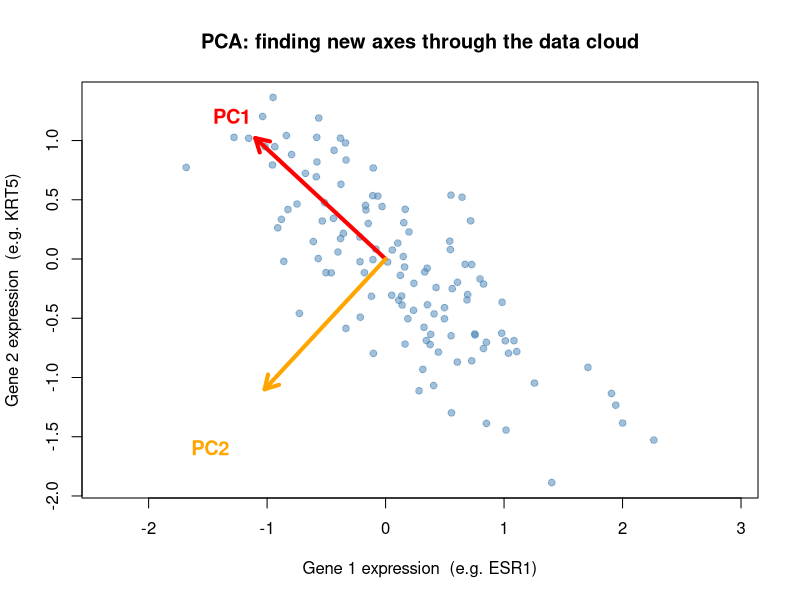
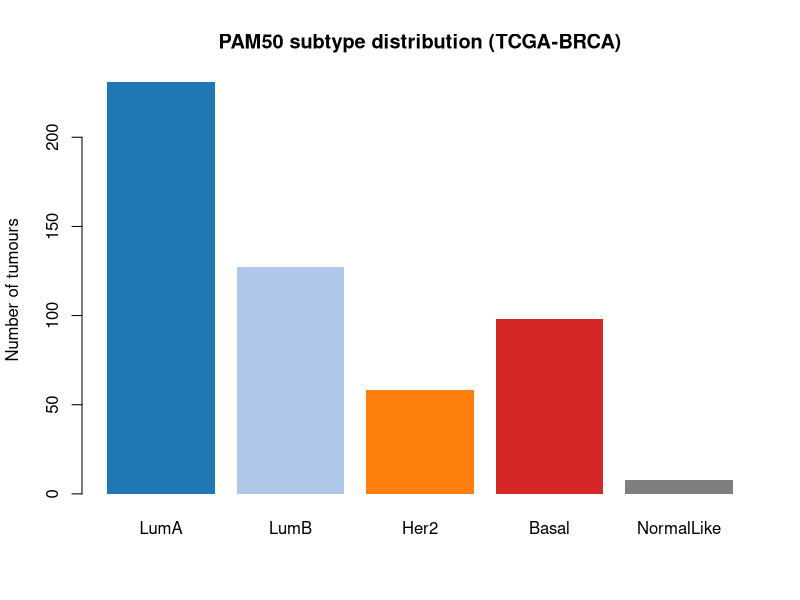
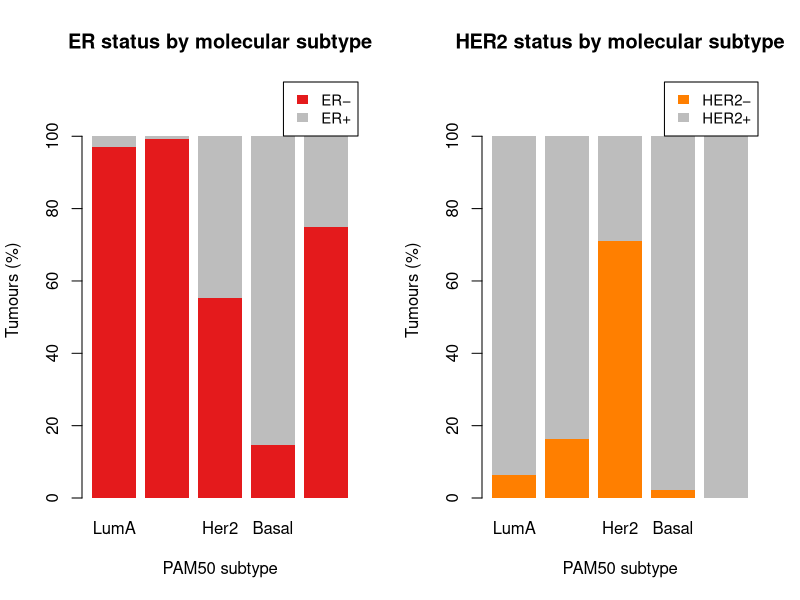
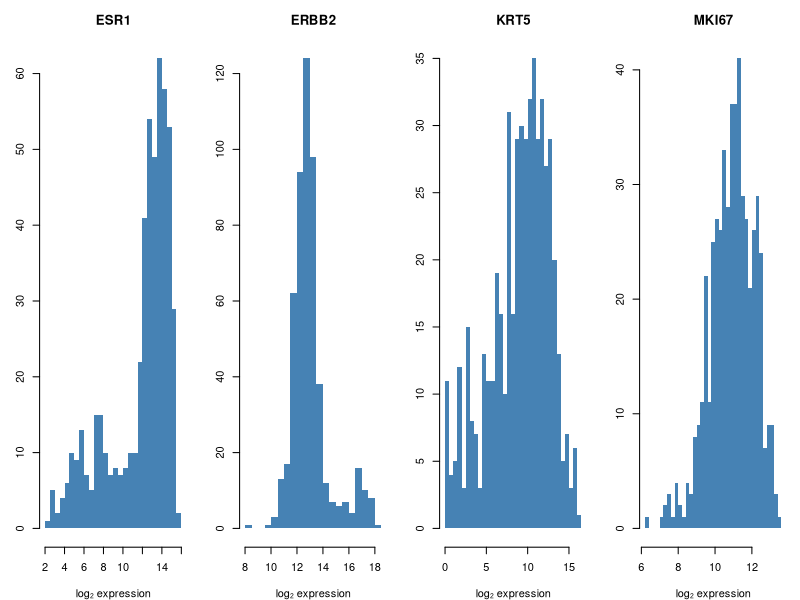
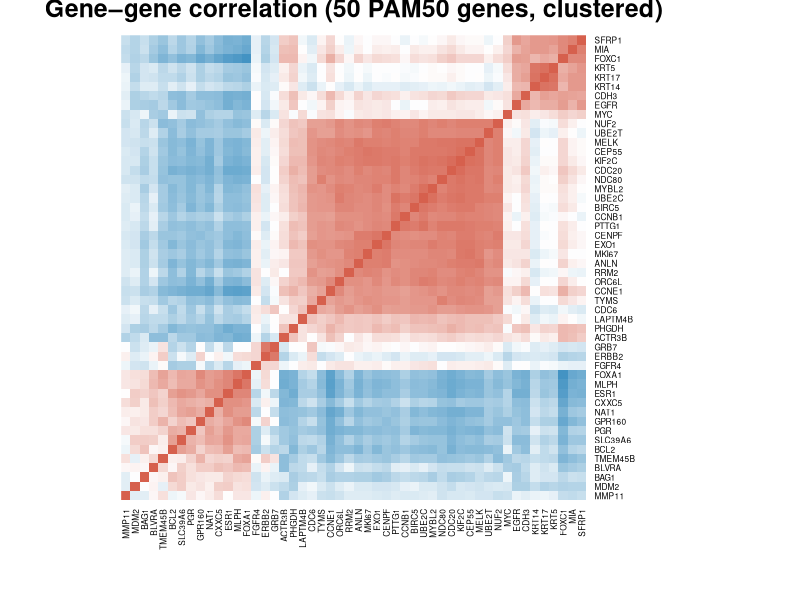
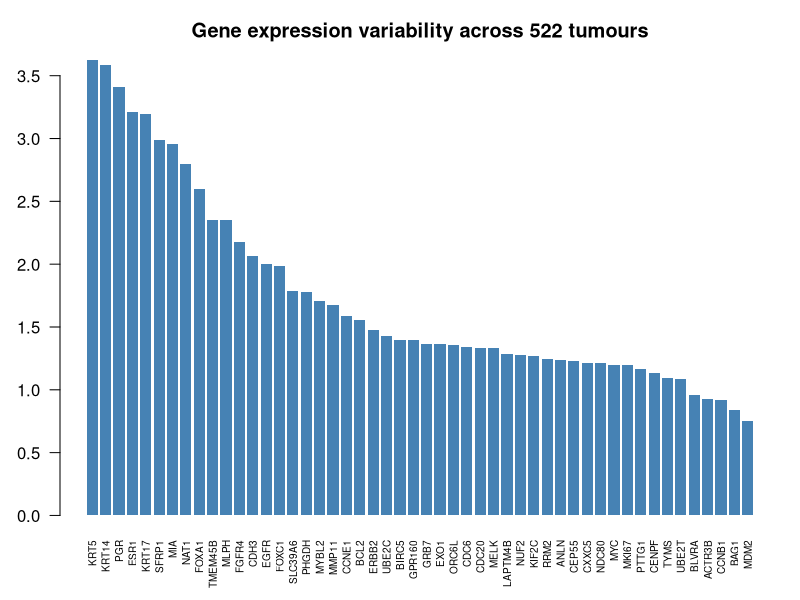
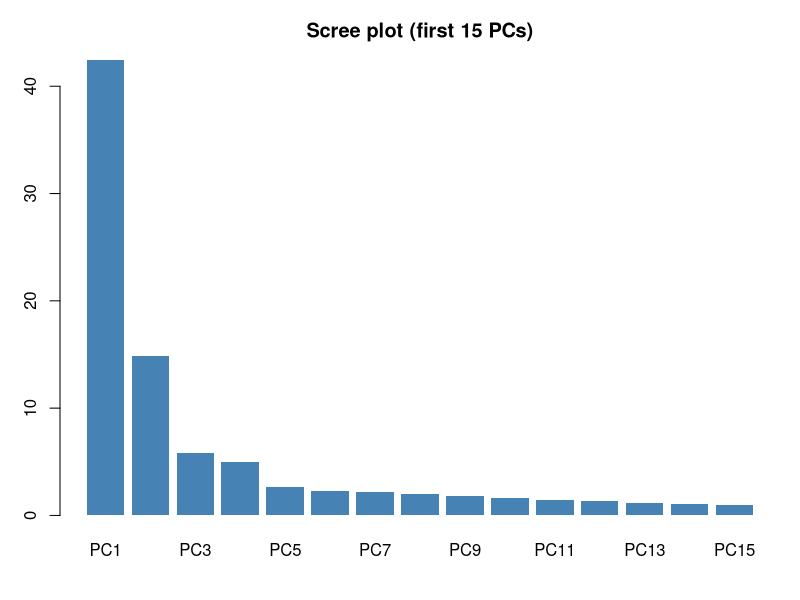
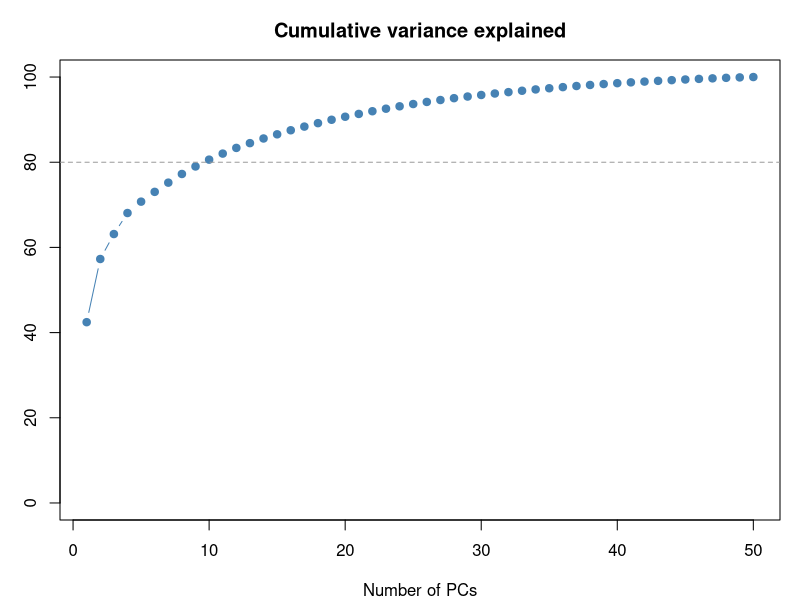

Generate these figures, in order, with R:
## ---- chunk 1
knitr::opts_chunk$set(echo = TRUE, message = FALSE, warning = FALSE,
                      fig.width = 7, fig.height = 4.5, fig.align = "center")
## ---- chunk 2
set.seed(7)
n  <- 120
z1 <- rnorm(n); z2 <- rnorm(n, sd = 0.35)
theta <- -40 * pi / 180
x <- cos(theta) * z1 - sin(theta) * z2
y <- sin(theta) * z1 + cos(theta) * z2

pca_toy <- prcomp(cbind(x, y), scale. = FALSE)
v1 <- pca_toy$rotation[, 1]
v2 <- pca_toy$rotation[, 2]
sc <- 1.5

plot(x, y, pch = 19, col = adjustcolor("steelblue", alpha.f = 0.5), cex = 0.9,
     xlab = "Gene 1 expression  (e.g. ESR1)",
     ylab = "Gene 2 expression  (e.g. KRT5)",
     main = "PCA: finding new axes through the data cloud",
     asp = 1)
arrows(0, 0, sc * v1[1], sc * v1[2],
       col = "red", lwd = 4, length = 0.15)
arrows(0, 0, sc * v2[1], sc * v2[2],
       col = "orange", lwd = 4, length = 0.15)
text(sc * v1[1] * 1.18, sc * v1[2] * 1.18, "PC1", col = "red",    cex = 1.2, font = 2)
text(sc * v2[1] * 1.45, sc * v2[2] * 1.45, "PC2", col = "orange", cex = 1.2, font = 2)
## ---- chunk 3
brca <- read.csv("../data/brca_pam50.csv", row.names = 1)
head(brca[, 1:8])   # show first few columns
## ---- chunk 4
# Gene expression columns
gene_cols <- colnames(brca)[7:56]

# Colour palette for PAM50 subtypes
subtype_cols <- c(
  LumA       = "#1f77b4",   # blue — best prognosis
  LumB       = "#aec7e8",   # light blue
  Her2       = "#ff7f0e",   # orange
  Basal      = "#d62728",   # red — worst prognosis
  NormalLike = "#7f7f7f"    # grey
)
## ---- chunk 5
dim(brca)
cat("Samples per PAM50 subtype:\n")
table(brca$pam50)
## ---- chunk 6
counts <- table(brca$pam50)
barplot(counts[c("LumA","LumB","Her2","Basal","NormalLike")],
        col   = subtype_cols[c("LumA","LumB","Her2","Basal","NormalLike")],
        border = NA,
        ylab  = "Number of tumours",
        main  = "PAM50 subtype distribution (TCGA-BRCA)")
## ---- chunk 7
cat("ER status by PAM50 subtype:\n")
print(table(brca$pam50, brca$er_status))

cat("\nHER2 status by PAM50 subtype:\n")
print(table(brca$pam50, brca$her2_status))
## ---- chunk 8
subtype_order <- c("LumA", "LumB", "Her2", "Basal", "NormalLike")

# ER status — keep Positive / Negative; collapse rare categories
er_clean  <- ifelse(brca$er_status  %in% c("Positive","Negative"), brca$er_status,  NA)
her2_clean <- ifelse(brca$her2_status %in% c("Positive","Negative"), brca$her2_status, NA)

tab_er   <- table(factor(brca$pam50, levels = subtype_order),
                  factor(er_clean,   levels = c("Positive","Negative")))
tab_her2 <- table(factor(brca$pam50, levels = subtype_order),
                  factor(her2_clean, levels = c("Positive","Negative")))

er_pct   <- prop.table(tab_er,   margin = 1) * 100
her2_pct <- prop.table(tab_her2, margin = 1) * 100

er_cols   <- c(Positive = "#e41a1c", Negative = "#bdbdbd")
her2_cols <- c(Positive = "#ff7f00", Negative = "#bdbdbd")

par(mfrow = c(1, 2))

barplot(t(er_pct),
        col    = er_cols, border = NA,
        beside = FALSE,
        legend.text = c("ER+", "ER−"),
        args.legend = list(x = "topright", cex = 0.9,
                           fill = er_cols, border = NA),
        ylab = "Tumours (%)", xlab = "PAM50 subtype",
        main = "ER status by molecular subtype",
        ylim = c(0, 115))

barplot(t(her2_pct),
        col    = her2_cols, border = NA,
        beside = FALSE,
        legend.text = c("HER2+", "HER2−"),
        args.legend = list(x = "topright", cex = 0.9,
                           fill = her2_cols, border = NA),
        ylab = "Tumours (%)", xlab = "PAM50 subtype",
        main = "HER2 status by molecular subtype",
        ylim = c(0, 115))

par(mfrow = c(1, 1))
## ---- chunk 9
key_genes <- c("ESR1", "ERBB2", "KRT5", "MKI67")
par(mfrow = c(1, 4), mar = c(4, 3, 3, 1))
for (g in key_genes) {
  hist(brca[[g]], breaks = 30, col = "steelblue", border = NA,
       main = g, xlab = "log₂ expression")
}
par(mfrow = c(1, 1))
## ---- chunk 10
cor_mat  <- cor(brca[, gene_cols], use = "complete.obs")
col_heat <- colorRampPalette(c("#4393c3", "white", "#d6604d"))(100)

# Hierarchical clustering to reorder genes so co-expressed blocks appear together
gene_dist <- as.dist(1 - cor_mat)
gene_clust <- hclust(gene_dist, method = "average")
gene_order <- gene_clust$order

heatmap(cor_mat[gene_order, gene_order],
        Rowv = NA, Colv = NA,      # order already set; suppress re-clustering
        col  = col_heat,
        scale = "none",
        margins = c(6, 6),
        cexRow = 0.6, cexCol = 0.6,
        main = "Gene–gene correlation (50 PAM50 genes, clustered)")
## ---- chunk 11
gene_sds <- apply(brca[, gene_cols], 2, sd, na.rm = TRUE)
cat("Standard deviation of each gene (before scaling):\n")
print(round(sort(gene_sds, decreasing = TRUE), 2))
## ---- chunk 12
barplot(sort(gene_sds, decreasing = TRUE),
        las = 2, cex.names = 0.6,
        col = "steelblue", border = NA,
        ylab = "Standard deviation",
        main = "Gene expression variability across 522 tumours")
## ---- chunk 13
X <- scale(brca[, gene_cols])    # standardise to mean 0, sd 1
round(apply(X, 2, mean), 3)[1:5] # confirm: first 5 means ≈ 0
round(apply(X, 2, sd),   3)[1:5] # confirm: first 5 sds = 1
## ---- chunk 14
pca <- prcomp(X, scale. = FALSE)   # already scaled above
summary(pca)$importance[, 1:8]     # show first 8 PCs
## ---- chunk 15
var_exp <- pca$sdev^2 / sum(pca$sdev^2) * 100

barplot(var_exp[1:15],
        names.arg = paste0("PC", 1:15),
        col = "steelblue", border = NA,
        ylab = "Variance explained (%)",
        main = "Scree plot (first 15 PCs)")
## ---- chunk 16
plot(cumsum(var_exp), type = "b", pch = 19, col = "steelblue",
     xlab = "Number of PCs", ylab = "Cumulative variance explained (%)",
     main = "Cumulative variance explained", ylim = c(0, 100))
abline(h = 80, lty = 2, col = "grey60")
## ---- chunk 17
scores <- as.data.frame(pca$x)
scores$subtype <- factor(brca$pam50,
                         levels = c("LumA","LumB","Her2","Basal","NormalLike"))
col_pts <- subtype_cols[as.character(scores$subtype)]
## ---- chunk 18
plot(scores$PC1, scores$PC2,
     col  = col_pts, pch = 19, cex = 0.7,
     xlab = paste0("PC1 (", round(var_exp[1], 1), " %)"),
     ylab = paste0("PC2 (", round(var_exp[2], 1), " %)"),
     main = "PCA score plot — coloured by PAM50 subtype")
legend("topright",
       legend = names(subtype_cols),
       col    = subtype_cols,
       pch = 19, cex = 0.85, pt.cex = 1.1)
## ---- chunk 19
map_color <- function(x, n = 100) {
  pal <- colorRampPalette(c("navy", "white", "firebrick"))(n)
  idx <- cut(x, breaks = n, labels = FALSE, include.lowest = TRUE)
  pal[idx]
}
## ---- chunk 20
par(mfrow = c(1, 3))

plot(scores$PC1, scores$PC2, pch = 19, cex = 0.6,
     col  = map_color(brca$ESR1),
     main = "ESR1 (oestrogen receptor gene)",
     xlab = "PC1", ylab = "PC2")

plot(scores$PC1, scores$PC2, pch = 19, cex = 0.6,
     col  = map_color(brca$PGR),
     main = "PGR (progesterone receptor gene)",
     xlab = "PC1", ylab = "PC2")

plot(scores$PC1, scores$PC2, pch = 19, cex = 0.6,
     col  = map_color(brca$FOXA1),
     main = "FOXA1 (luminal transcription factor)",
     xlab = "PC1", ylab = "PC2")

par(mfrow = c(1, 1))
## ---- chunk 21
par(mfrow = c(1, 3))

plot(scores$PC1, scores$PC2, pch = 19, cex = 0.6,
     col  = map_color(brca$KRT5),
     main = "KRT5 (basal cytokeratin)",
     xlab = "PC1", ylab = "PC2")

plot(scores$PC1, scores$PC2, pch = 19, cex = 0.6,
     col  = map_color(brca$ERBB2),
     main = "ERBB2 (HER2 gene)",
     xlab = "PC1", ylab = "PC2")

plot(scores$PC1, scores$PC2, pch = 19, cex = 0.6,
     col  = map_color(brca$MKI67),
     main = "MKI67 (proliferation marker, Ki-67)",
     xlab = "PC1", ylab = "PC2")

par(mfrow = c(1, 1))
## ---- chunk 22
# Top 10 genes by absolute loading on PC1 and PC2
top_pc1 <- sort(pca$rotation[, 1])[c(1:5, 46:50)]   # 5 most negative, 5 most positive
top_pc2 <- sort(pca$rotation[, 2])[c(1:5, 46:50)]
cat("Top genes on PC1:\n"); print(round(top_pc1, 3))
cat("\nTop genes on PC2:\n"); print(round(top_pc2, 3))
## ---- chunk 23
n_show <- 10   # top 5 positive + top 5 negative

pick_top <- function(loadings, n) {
  s <- sort(loadings)
  c(head(s, n %/% 2), tail(s, n %/% 2))
}

par(mfrow = c(1, 2))

top1 <- pick_top(pca$rotation[, 1], n_show)
barplot(top1, horiz = TRUE, las = 1, cex.names = 0.85,
        col = ifelse(top1 > 0, "steelblue", "tomato"), border = NA,
        main = "PC1 — top 10 genes", xlab = "Loading value")
abline(v = 0, col = "grey40")

top2 <- pick_top(pca$rotation[, 2], n_show)
barplot(top2, horiz = TRUE, las = 1, cex.names = 0.85,
        col = ifelse(top2 > 0, "darkorange", "tomato"), border = NA,
        main = "PC2 — top 10 genes", xlab = "Loading value")
abline(v = 0, col = "grey40")

par(mfrow = c(1, 1))
## ---- chunk 24
# Hand-picked panel covering the main biological axes
panel_genes <- c("ESR1", "PGR", "FOXA1", "NAT1",   # hormone / luminal
                 "KRT5", "KRT14", "EGFR",            # basal
                 "ERBB2", "GRB7",                    # HER2 amplicon
                 "MKI67")                            # proliferation

pca_sub          <- pca
pca_sub$rotation <- pca$rotation[panel_genes, , drop = FALSE]

# xlabs = "." replaces each sample label with a dot
biplot(pca_sub, scale = 0,
       xlabs = rep(".", nrow(pca$x)),
       cex   = c(3.0, 0.9),
       col   = c("grey50", "tomato"),
       main  = "Biplot — PAM50 tumours and key gene loadings")
## ---- chunk 25
set.seed(42)
npc <- 5    # use first 5 PCs for clustering

wss <- sapply(1:10, function(k) {
  kmeans(pca$x[, 1:npc], centers = k, nstart = 25)$tot.withinss
})

plot(1:10, wss, type = "b", pch = 19, col = "steelblue",
     xlab = "Number of clusters (k)",
     ylab = "Total within-cluster sum of squares",
     main = "Elbow plot for k-means")
## ---- chunk 26
set.seed(42)
k <- 4
km <- kmeans(pca$x[, 1:npc], centers = k, nstart = 25)
scores$cluster <- as.factor(km$cluster)
## ---- chunk 27
cl_cols <- c("1" = "#e41a1c", "2" = "#377eb8",
             "3" = "#4daf4a", "4" = "#984ea3")

plot(scores$PC1, scores$PC2,
     col = cl_cols[scores$cluster], pch = 19, cex = 0.7,
     xlab = paste0("PC1 (", round(var_exp[1], 1), " %)"),
     ylab = paste0("PC2 (", round(var_exp[2], 1), " %)"),
     main = "K-means clusters (k = 4) in PCA space")
legend("topright", legend = paste("Cluster", 1:4),
       col = cl_cols, pch = 19, cex = 0.85)
## ---- chunk 28
tab <- table(Cluster = scores$cluster, PAM50 = scores$subtype)
tab
## ---- chunk 29
cat("Row percentages (% of each cluster made up of each subtype):\n")
round(prop.table(tab, margin = 1) * 100, 1)
## ---- chunk 30
pct_mat <- t(prop.table(tab, margin = 1)) * 100   # subtypes × clusters

barplot(pct_mat,
        col    = subtype_cols[rownames(pct_mat)],  # index by subtype name
        border = NA,
        legend.text = rownames(pct_mat),
        args.legend = list(x = "topright", cex = 0.85),
        ylab = "Tumours (%)", xlab = "Cluster",
        main = "PAM50 subtype composition of each k-means cluster")
## ---- chunk 31
highlight_genes <- c("ESR1", "ERBB2", "KRT5", "MKI67", "PGR", "FOXA1")
pretty <- c("ESR1 (ER gene)", "ERBB2 (HER2 gene)", "KRT5 (basal)",
            "MKI67 (Ki-67)", "PGR (PR gene)", "FOXA1 (luminal TF)")

par(mfrow = c(2, 3))
for (i in seq_along(highlight_genes)) {
  boxplot(brca[[ highlight_genes[i] ]] ~ scores$cluster,
          col    = cl_cols, border = "grey30",
          main   = pretty[i],
          xlab   = "Cluster", ylab = "log₂ expression")
}
par(mfrow = c(1, 1))
## ---- chunk 32
sessionInfo()
